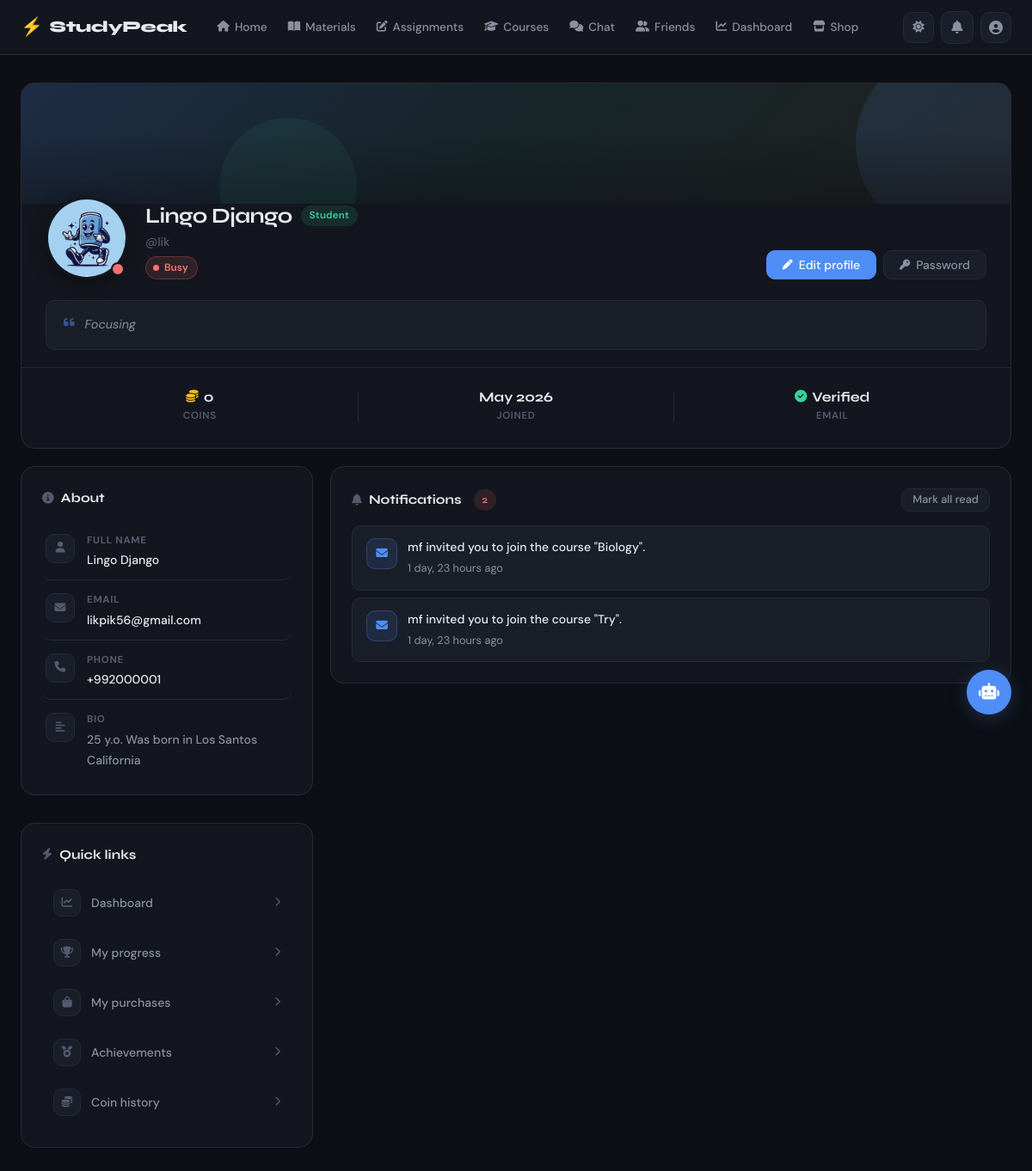
The app's page /accounts/profile/ (signed in) with its own data.
### accounts/models.py (models this page shows, shortened)
class Profile(models.Model):
    ACTIVE = 'active'
    BUSY = 'busy'
    AWAY = 'away'
    OFFLINE = 'offline'
    STATUS_CHOICES = [
        (ACTIVE, 'Active'),
        (BUSY, 'Busy'),
        (AWAY, 'Away'),
        (OFFLINE, 'Offline'),
    ]
    user = models.OneToOneField(UserModel, on_delete=models.CASCADE, related_name='profile')
    avatar = models.ImageField(upload_to='avatars/', null=True, blank=True)
    bio = models.TextField(null=True, blank=True)
    status = models.CharField(max_length=10, choices=STATUS_CHOICES, default=OFFLINE)
    phone = models.CharField(max_length=20, null=True, blank=True)
    coins = models.PositiveIntegerField(default=0)
    post_text = models.TextField(null=True, blank=True)
    created_at = models.DateTimeField(auto_now_add=True)
    updated_at = models.DateTimeField(auto_now=True)

class UserModel(AbstractUser):
    STUDENT = 'student'
    TEACHER = 'teacher'
    ADMIN = 'admin'
    ROLE_CHOICES = [
        (STUDENT, 'Student'),
        (TEACHER, 'Teacher'),
        (ADMIN, 'Admin'),
    ]
    email = models.EmailField(unique=True)
    role = models.CharField(max_length=10, choices=ROLE_CHOICES, default=STUDENT)
    is_verified = models.BooleanField(default=False)
    otp_code = models.CharField(max_length=6, null=True, blank=True)
    otp_created_at = models.DateTimeField(null=True, blank=True)
    reset_token = models.CharField(max_length=100, null=True, blank=True)
    deleted_at = models.DateTimeField(null=True, blank=True)
    REQUIRED_FIELDS = ['email', 'role']
    @property
    def is_student(self):
        return self.role == self.STUDENT
    @property
    def is_teacher(self):
        return self.role == self.TEACHER

class Notification(models.Model):
    ENROLLMENT_REQUEST = 'enrollment_request'
    ENROLLMENT_INVITE = 'enrollment_invite'
    ENROLLMENT_APPROVED = 'enrollment_approved'
    ENROLLMENT_REJECTED = 'enrollment_rejected'
    COURSE_ADMIN_ASSIGNED = 'course_admin_assigned'
    COURSE_ADMIN_INVITE = 'course_admin_invite'
    TYPE_CHOICES = [
        (ENROLLMENT_REQUEST, 'Enrollment Request'),
        (ENROLLMENT_INVITE, 'Enrollment Invite'),
        (ENROLLMENT_APPROVED, 'Enrollment Approved'),
        (ENROLLMENT_REJECTED, 'Enrollment Rejected'),
        (COURSE_ADMIN_ASSIGNED, 'Course Admin Assigned'),
        (COURSE_ADMIN_INVITE, 'Course Admin Invite'),
    ]
    user = models.ForeignKey(UserModel, on_delete=models.CASCADE, related_name='notifications')
    type = models.CharField(max_length=30, choices=TYPE_CHOICES)
    message = models.TextField()
    is_read = models.BooleanField(default=False)
    created_at = models.DateTimeField(auto_now_add=True)

### accounts/views.py (the view)
# urls.py: path('profile/', ProfileView.as_view(), name='profile'),
class ProfileView(SessionLoginRequiredMixin, View):
    def get(self, request):
        user = get_current_user(request)
        profile = Profile.objects.filter(user=user).first()
        notifications = Notification.objects.filter(user=user).order_by('-created_at')[:20]
        return render(request, 'accounts/profile.html', {
            'user': user,
            'profile': profile,
            'notifications': notifications,
        })

### templates/accounts/profile.html (shortened to what this page needs)
{% extends 'base.html' %}
{% load static %}
{% block extra_css %}
<link rel="stylesheet" href="{% static 'css/profile.css' %}">
{% endblock %}
{% block content %}
{% with viewed_user=profile_user|default:user %}
<div class="container">
    <div class="profile-page">
        <div class="profile-top card">
            <div class="profile-cover">
                <div class="profile-cover-overlay"></div>
            </div>
            <div class="profile-header">
                <div class="profile-avatar-wrap">
                    {% if profile and profile.avatar %}
                        <img src="{{ profile.avatar.url }}" alt="{{ viewed_user.username }}" class="profile-avatar">
                    {% else %}
                        <div class="profile-avatar profile-avatar-placeholder">
                            <span>{{ viewed_user.username|first|upper }}</span>
                        </div>
                    {% endif %}
                    <span class="profile-status-dot profile-status-{{ profile.status|default:'offline' }}"></span>
                </div>
                <div class="profile-info">
                    <div class="profile-name-row">
                        <h1 class="profile-name">
                            {% if viewed_user.first_name or viewed_user.last_name %}
                                {{ viewed_user.first_name }} {{ viewed_user.last_name }}
                            {% else %}
                                {{ viewed_user.username }}
                            {% endif %}
                        </h1>
                        <span class="badge
                            {% if viewed_user.is_teacher %}badge-blue
                            {% elif viewed_user.is_student %}badge-green
                            {% else %}badge-yellow{% endif %}">
                            {{ viewed_user.role|capfirst }}
                        </span>
                    </div>
                    <p class="profile-username">@{{ viewed_user.username }}</p>
                    {% if profile and profile.status %}
                    <p class="profile-status-label profile-status-{{ profile.status }}">
                        <span class="profile-status-dot-inline"></span>
                        {{ profile.get_status_display }}
                    </p>
                    {% endif %}
                </div>
                <div class="profile-actions">
                    {% if not profile_user %}
                        <a href="{% url 'profile_update' %}" class="btn btn-primary">
                            <i class="fa-solid fa-pen"></i> Edit profile
                        </a>
                        <a href="{% url 'change_password' %}" class="btn btn-secondary">
                            <i class="fa-solid fa-key"></i> Password
                        </a>
                    {% endif %}
                </div>
            </div>
            {% if profile and profile.post_text %}
            <div class="profile-post-text">
                <i class="fa-solid fa-quote-left profile-quote-icon"></i>
                <p>{{ profile.post_text }}</p>
            </div>
            {% endif %}
            <div class="profile-stats-row">
                <div class="profile-stat-item">
                    <span class="profile-stat-value">
                        <i class="fa-solid fa-coins"></i>
                        {{ profile.coins|default:0 }}
                    </span>
                    <span class="profile-stat-label">Coins</span>
                </div>
                <div class="profile-stat-item">
                    <span class="profile-stat-value">{{ viewed_user.date_joined|date:"M Y" }}</span>
                    <span class="profile-stat-label">Joined</span>
                </div>
                <div class="profile-stat-item">
                    <span class="profile-stat-value">
                        {% if viewed_user.is_verified %}
                            <i class="fa-solid fa-circle-check text-success"></i> Verified
                        {% else %}
                            <i class="fa-solid fa-circle-xmark text-danger"></i> Unverified
                        {% endif %}
                    </span>
                    <span class="profile-stat-label">Email</span>
                </div>
            </div>
        </div>
        <div class="profile-body">
            <div class="profile-left">
                <div class="card">
                    <div class="card-title">
                        <i class="fa-solid fa-circle-info"></i> About
                    </div>
                    <div class="profile-detail-list">
                        <div class="profile-detail-item">
                            <span class="profile-detail-icon"><i class="fa-solid fa-user"></i></span>
                            <div class="profile-detail-content">
                                <span class="profile-detail-label">Full name</span>
                                <span class="profile-detail-value">
                                    {% if viewed_user.first_name or viewed_user.last_name %}
                                        {{ viewed_user.first_name }} {{ viewed_user.last_name }}
                                    {% else %}
                                        <span class="text-muted">Not set</span>
                                    {% endif %}
                                </span>
                            </div>
                        </div>
                        <div class="profile-detail-item">
                            <span class="profile-detail-icon"><i class="fa-solid fa-envelope"></i></span>
                            <div class="profile-detail-content">
                                <span class="profile-detail-label">Email</span>
                                <span class="profile-detail-value">{{ viewed_user.email }}</span>
                            </div>
                        </div>
                        {% if profile and profile.phone %}
                        <div class="profile-detail-item">
                            <span class="profile-detail-icon"><i class="fa-solid fa-phone"></i></span>
                            <div class="profile-detail-content">
                                <span class="profile-detail-label">Phone</span>
                                <span class="profile-detail-value">{{ profile.phone }}</span>
                            </div>
                        </div>
                        {% endif %}
                        {% if profile and profile.bio %}
                        <div class="profile-detail-item profile-detail-bio">
                            <span class="profile-detail-icon"><i class="fa-solid fa-align-left"></i></span>
                            <div class="profile-detail-content">
                                <span class="profile-detail-label">Bio</span>
                                <span class="profile-detail-value">{{ profile.bio }}</span>
                            </div>
                        </div>
                        {% endif %}
                    </div>
                </div>
                {% if not profile_user %}
                <div class="card mt-16">
                    <div class="card-title">
                        <i class="fa-solid fa-bolt"></i> Quick links
                    </div>
                    <div class="profile-quick-links">
                        <a href="{% url 'dashboard' %}" class="profile-quick-link">
                            <i class="fa-solid fa-chart-line"></i><span>Dashboard</span>
                            <i class="fa-solid fa-chevron-right profile-quick-arrow"></i>
                        </a>
                        <a href="{% url 'student_progress' %}" class="profile-quick-link">
                            <i class="fa-solid fa-trophy"></i><span>My progress</span>
                            <i class="fa-solid fa-chevron-right profile-quick-arrow"></i>
                        </a>
                        <a href="{% url 'purchase_list' %}" class="profile-quick-link">
                            <i class="fa-solid fa-bag-shopping"></i><span>My purchases</span>
                            <i class="fa-solid fa-chevron-right profile-quick-arrow"></i>
                        </a>
                        <a href="{% url 'user_achievement_list' %}" class="profile-quick-link">
                            <i class="fa-solid fa-medal"></i><span>Achievements</span>
                            <i class="fa-solid fa-chevron-right profile-quick-arrow"></i>
                        </a>
                        <a href="{% url 'coin_transaction_list' %}" class="profile-quick-link">
                            <i class="fa-solid fa-coins"></i><span>Coin history</span>
                            <i class="fa-solid fa-chevron-right profile-quick-arrow"></i>
                        </a>
                    </div>
                </div>
                {% endif %}
            </div>
            <div class="profile-right">
                <div class="card">
                    {% if not profile_user %}
                    <div class="flex-between mb-16">
                        <div class="card-title" style="margin-bottom:0">
                            <i class="fa-solid fa-bell"></i> Notifications
                            {% if notifications %}
                            <span class="badge badge-red" style="margin-left:6px">{{ notifications|length }}</span>
                            {% endif %}
                        </div>
                        {% if notifications %}
                        <form method="post" action="{% url 'notification_read_all' %}">
                            <button class="btn btn-secondary btn-sm">Mark all read</button>
                        </form>
                        {% endif %}
                    </div>
                    {% if notifications %}
                    <div class="notif-list">
                        {% for notif in notifications %}
                        <div class="notif-item {% if not notif.is_read %}notif-item-unread{% endif %}">
                            <div class="notif-icon
                                {% if notif.type == 'enrollment_approved' %}notif-icon-success
                                {% elif notif.type == 'enrollment_rejected' %}notif-icon-danger
                                {% elif notif.type == 'enrollment_invite' %}notif-icon-accent
                                {% else %}notif-icon-default{% endif %}">
                                {% if notif.type == 'enrollment_approved' %}<i class="fa-solid fa-circle-check"></i>
                                {% elif notif.type == 'enrollment_rejected' %}<i class="fa-solid fa-circle-xmark"></i>
                                {% elif notif.type == 'enrollment_invite' %}<i class="fa-solid fa-envelope"></i>
                                {% else %}<i class="fa-solid fa-bell"></i>{% endif %}
                            </div>
                            <div class="notif-body">
                                <p class="notif-message">{{ notif.message }}</p>
                                <p class="notif-time text-sm text-muted">{{ notif.created_at|timesince }} ago</p>
                            </div>
                        </div>
                        {% endfor %}
                    </div>
                    {% else %}
                    <div class="empty-state">
                        <i class="fa-solid fa-bell-slash"></i>
                        <p>No notifications</p>
                    </div>
                    {% endif %}
                    {% endif %}
                </div>
            </div>
        </div>
    </div>
</div>
{% endwith %}
{% endblock %}

### records on screen
Profile: avatar (picture), status "Busy", post_text "Focusing", coins "0", phone "+992000001", bio "25 y.o. Was born in Los Santos California"
UserModel: first_name "Lingo", last_name "Django", role "Student", username "lik", date_joined "May 2026", email "likpik56@gmail.com"
Notification: message "mf invited you to join the course \"Biology\".", created_at "1 day, 23 hours"
Notification: message "mf invited you to join the course \"Try\".", created_at "1 day, 23 hours"

### other values on screen
{{ notifications|length }} "2"
